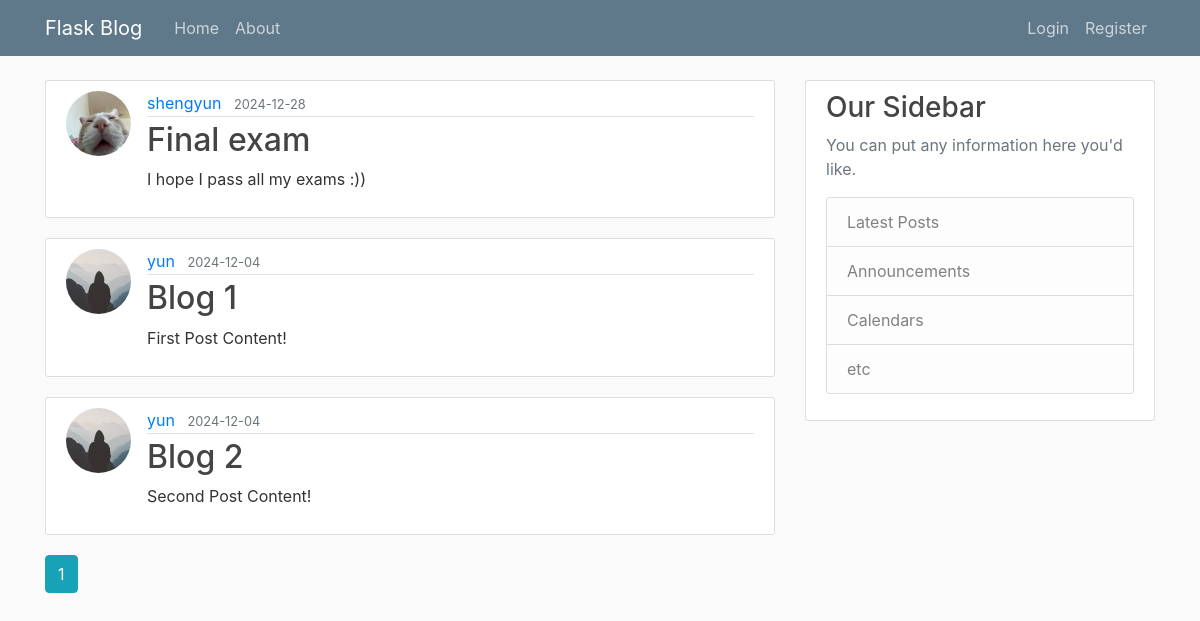
The page /home on the database its author committed.
### flaskblog/models.py (models this page shows, shortened)
class Post(db.Model):
    id = db.Column(db.Integer, primary_key=True)
    title = db.Column(db.String(100), nullable=False)
    date_posted = db.Column(db.DateTime, nullable=False, default=datetime.utcnow)
    content = db.Column(db.Text, nullable=False)
    user_id = db.Column(db.Integer, db.ForeignKey('user.id'), nullable=False)

class User(db.Model, UserMixin):
    id = db.Column(db.Integer, primary_key=True)
    username = db.Column(db.String(20), unique=True, nullable=False)
    email = db.Column(db.String(120), unique=True, nullable=False)
    image_file = db.Column(db.String(20), nullable=False, default='default.jpg')
    password = db.Column(db.String(60), nullable=False)
    posts = db.relationship('Post', backref='author', lazy=True)

### flaskblog/main/routes.py (the view)
@main.route("/")
@main.route("/home")
def home():
    page = request.args.get('page', 1, type=int)
    posts = Post.query.order_by(Post.date_posted.desc()).paginate(page=page, per_page=5)
    return render_template('home.html', posts=posts)

### flaskblog/templates/home.html
{% extends "layout.html" %}
{% block content %}
    {% for post in posts.items %}
        <article class="media content-section">
          <img class="rounded-circle article-img" src="{{ url_for('static', filename='profile_pics/' + post.author.image_file) }}">
          <div class="media-body">
            <div class="article-metadata">
              <a class="mr-2" href="{{ url_for('users.user_posts', username=post.author.username) }}">{{ post.author.username }}</a>
              <small class="text-muted">{{ post.date_posted.strftime('%Y-%m-%d') }}</small>
            </div>
            <h2><a class="article-title" href="{{ url_for('posts.post', post_id=post.id) }}">{{ post.title }}</a></h2>
            <p class="article-content">{{ post.content }}</p>
          </div>
        </article>
    {% endfor %}
    {% for page_num in posts.iter_pages(left_edge=1, right_edge=1, left_current=1, right_current=2) %}
      {% if page_num %}
        {% if posts.page == page_num %}
          <a class="btn btn-info mb-4" href="{{ url_for('main.home', page=page_num) }}">{{ page_num }}</a>
        {% else %}
          <a class="btn btn-outline-info mb-4" href="{{ url_for('main.home', page=page_num) }}">{{ page_num }}</a>
        {% endif %}
      {% else %}
        ...
      {% endif %}
    {% endfor %}
{% endblock content %}

### flaskblog/static/main.css (style rules this page uses)
body { background: #fafafa; color: #333333; margin-top: 5rem; }
h1, h2, h3, h4, h5, h6 { color: #444444; }
.content-section { background: #ffffff; padding: 10px 20px; border: 1px solid #dddddd; border-radius: 3px; margin-bottom: 20px; }
.article-title { color: #444444; }
.article-content { white-space: pre-line; }
.article-img { height: 65px; width: 65px; margin-right: 16px; }
.article-metadata { padding-bottom: 1px; margin-bottom: 4px; border-bottom: 1px solid #e3e3e3; }

### rows shown on the page
Post: image_file (picture), author.username "shengyun", date_posted "2024-12-28", title "Final exam", content "I hope I pass all my exams :))"
Post: image_file (placeholder picture), author.username "yun", date_posted "2024-12-04", title "Blog 1", content "First Post Content!"
Post: image_file (placeholder picture), author.username "yun", date_posted "2024-12-04", title "Blog 2", content "Second Post Content!"

### other values the page prints
{{ page_num }} "1"
